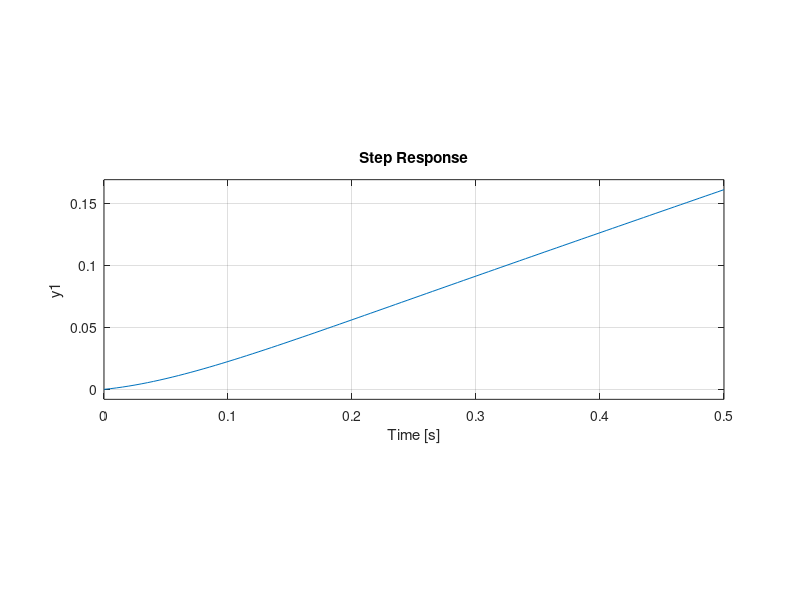

Reproduce this figure in MATLAB.
%% par 1
clf
clear
s=tf('s');
Kp=0.1; Ki=0;
Km=0.155; b=0.0025;J=0.00115;Ku=0.3078;Ra=2.4;
%F=(Kp*s+Ki)/s
%Guw=K_m/((b+J*s)*Ra + Ku*Km)
G=(Kp*s+Ki)/s * (1/s) /(1+(Kp*s+Ki)/s * Km/((b+J*s)*Ra + Ku*Km));
step(G)
axis equal
grid on

%% par 2
clf
clear
s=tf('s');
Kp=5; Ki=0;
Km=0.155; b=0.0025;J=0.00115;Ku=0.3078;Ra=2.4;
%F=(Kp*s+Ki)/s
%Guw=K_m/((b+J*s)*Ra + Ku*Km)
G=(Kp*s+Ki)/s * (1/s) /(1+(Kp*s+Ki)/s * Km/((b+J*s)*Ra + Ku*Km));
step(G)
axis equal
grid on

%% par 3
clf
clear
s=tf('s');
Kp=0; Ki=4;
Km=0.155; b=0.0025;J=0.00115;Ku=0.3078;Ra=2.4;
%F=(Kp*s+Ki)/s
%Guw=K_m/((b+J*s)*Ra + Ku*Km)
G=(Kp*s+Ki)/s * (1/s) /(1+(Kp*s+Ki)/s * Km/((b+J*s)*Ra + Ku*Km));
step(G)
axis equal
grid on

%% par 4
clf
clear
s=tf('s');
Kp=0.1; Ki=4;
Km=0.155; b=0.0025;J=0.00115;Ku=0.3078;Ra=2.4;
%F=(Kp*s+Ki)/s
%Guw=K_m/((b+J*s)*Ra + Ku*Km)
G=(Kp*s+Ki)/s * (1/s) /(1+(Kp*s+Ki)/s * Km/((b+J*s)*Ra + Ku*Km));
step(G)
axis equal
grid on


